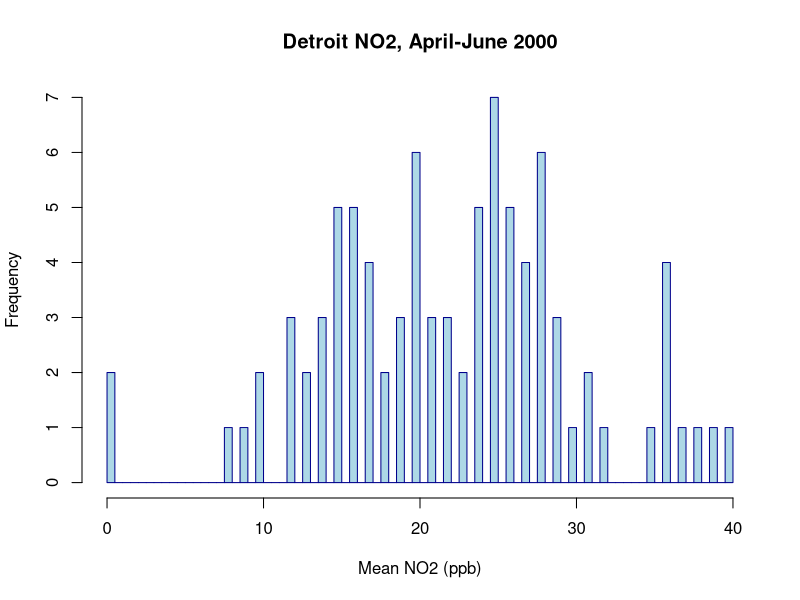

Recreate this plot in R.


library(tidyverse)


# Reading in the file
mi_pollution <- read_csv("MI_pollutionB.csv")

# Checking out the data
spec(mi_pollution)

summary(mi_pollution)

# Histogram of NO2 Mean
hist(mi_pollution$'NO2 Mean ppb',
     main = "Detroit NO2, April-June 2000",
     xlab = 'Mean NO2 (ppb)',
     ylab = 'Frequency',
     breaks = 91,
     col = 'light blue',
     border = 'dark blue')
